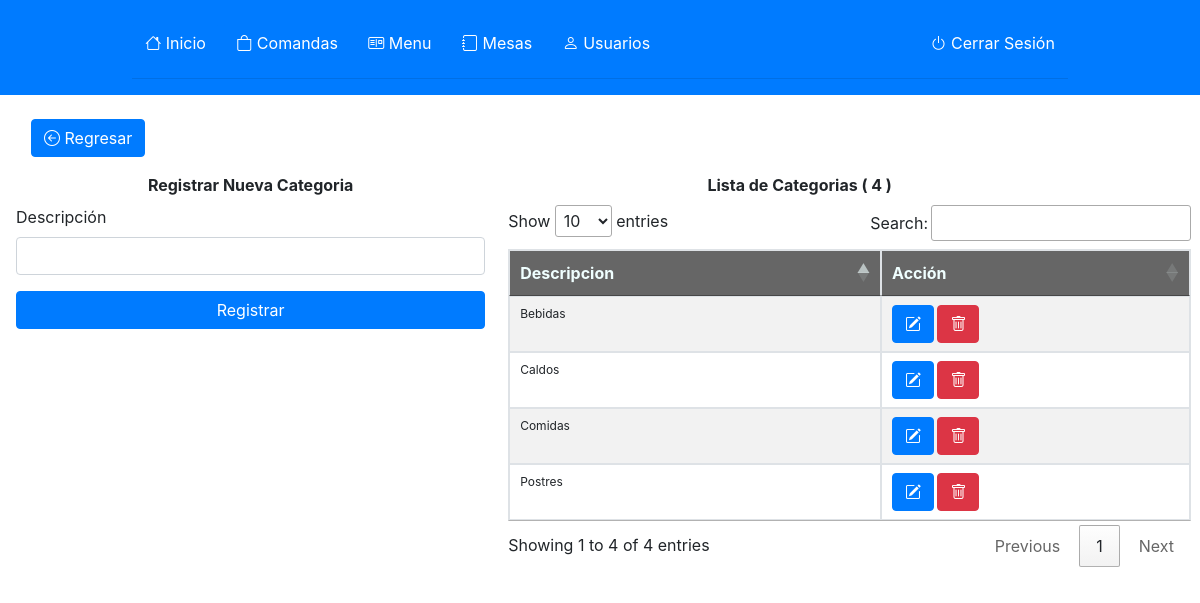
The app's page /categorias/index.php with its own data.
### tables this page shows
CREATE TABLE `categoria` (
  `IdCategoria` int(11) NOT NULL,
  `Descrip` varchar(40) NOT NULL
);

### categorias/index.php (the view, shortened to what this page needs)
<!DOCTYPE html>
<html>
<head>
  <link rel="stylesheet" type="text/css" href="../css/bootstrap.css">
  <link rel="stylesheet" href="https://cdn.jsdelivr.net/npm/bootstrap-icons@1.8.1/font/bootstrap-icons.css">
  <link rel="stylesheet" type="text/css" href="https://cdn.datatables.net/1.11.5/css/jquery.dataTables.css">
</head>
<body>
<nav style="background-color: #007bff;">
<div class="container">
  <div class="row justify-content-md-center">
    <div class="col-md-20 mt-4">
        <a class="btn btn-primary" href="../inicio.php"><i class="bi bi-house"></i> Inicio</a>
        <a class="btn btn-primary" href="../comandas/index.php"><i class="bi bi-bag"></i> Comandas</a>
        <a class="btn btn-primary" href="../menu/index.php"><i class="bi bi-postcard"></i> Menu</a>
        <a class="btn btn-primary" href="../mesas/index.php"><i class="bi bi-journal"></i> Mesas</a>
        <a class="btn btn-primary" href="../usuarios/index.php"><i class="bi bi-person"></i> Usuarios</a>
        <a class="btn btn-primay" style="color:#fff; margin: 0 0 0 250px;" href="../logout.php"><i class="bi bi-power"></i> Cerrar Sesión</a>
        <hr class="mb-3">
    </div>
</nav>
<div class="container mt-2 p-3">
<?php
include('../bd/config.php');
$sqlCategoria   = ("SELECT * FROM categoria ORDER BY IdCategoria");
$queryCategoria = mysqli_query($con, $sqlCategoria);
$cantidad     = mysqli_num_rows($queryCategoria);
?>
<div class="col-sm-12">
  <div class="row">
    <div class="col mb-3">
      <a class="btn btn-primary" href="../menu/index.php"><i class="bi bi-arrow-left-circle"></i> Regresar</a>
    </div>
  </div>
</div>
<div class="row text-center">
  <div class="col-md-5">
    <strong>Registrar Nueva Categoria</strong>
  </div>
  <div class="col-md-6">
    <strong>Lista de Categorias <span>  ( <?php echo $cantidad; ?> )</span> </strong>
  </div>
</div>
<div class="row clearfix">
<div class="col-lg-12 col-md-12 col-sm-12 col-xs-12">
  <div class="body">
      <div class="row clearfix">
        <div class="col-sm-5">
        <?php include('registrarCategoria.php');  ?>
        </div>
          <div class="col-sm-7">
              <div class="row">
                <div class="col-md-12 p-2">
                <div class="table-responsive">
                    <table class="table table-bordered table-striped table-hover" id="datatable">
                        <thead>
                          <tr>
                            <th scope="col">Descripcion</th>
                            <th scope="col">Acción</th>
                          </tr>
                        </thead>
                        <tbody>
                          <?php
                              while ($dataCategoria = mysqli_fetch_array($queryCategoria)) { ?>
                          <tr>
                            <td><?php echo $dataCategoria['Descrip']; ?></td>
                          <td>
                              <button type="button" class="btn btn-primary" data-toggle="modal" data-target="#editChildresn<?php echo $dataCategoria['IdCategoria']; ?>">
                                 <i class="bi bi-pencil-square"></i>
                              </button>
                              <button type="button" class="btn btn-danger" data-toggle="modal" data-target="#deleteChildresn<?php echo $dataCategoria['IdCategoria']; ?>">
                                  <i class="bi bi-trash"></i>
                              </button>
                          </td>
                          </tr>
                        <?php } ?>
                        </tbody>
                    </table>
                </div>
              </div>
          </div>
          </div>
      </div>
  </div>
</div>
</div>
</body>
</html>

### categorias/index.php (style rules this page uses)
table tr th { background:rgba(0, 0, 0, .6); color: azure; }
tbody tr { font-size: 12px !important; }

### records on screen
categoria: Descrip "Caldos"
categoria: Descrip "Bebidas"
categoria: Descrip "Postres"
categoria: Descrip "Comidas"

### other values on screen
$cantidad "4"
